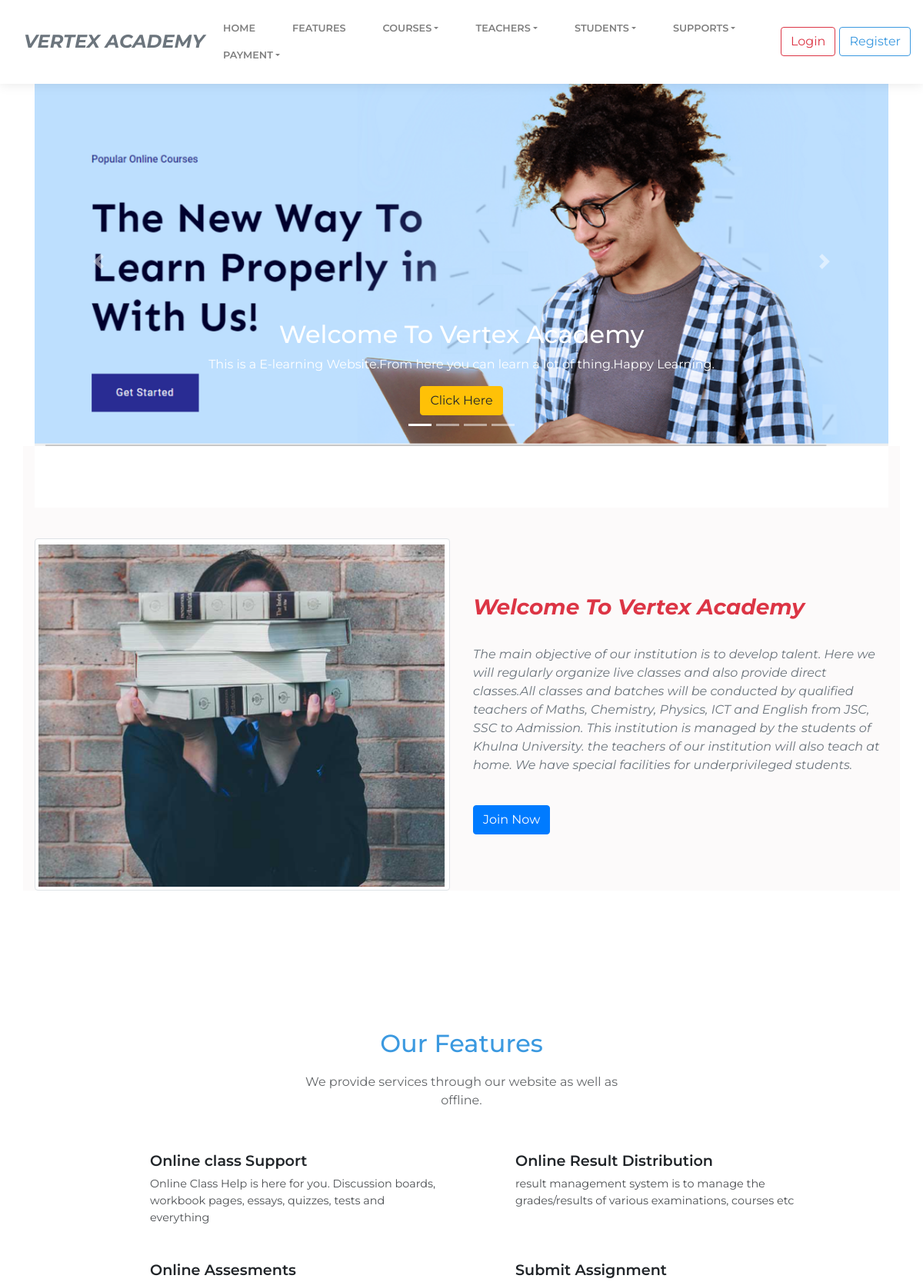
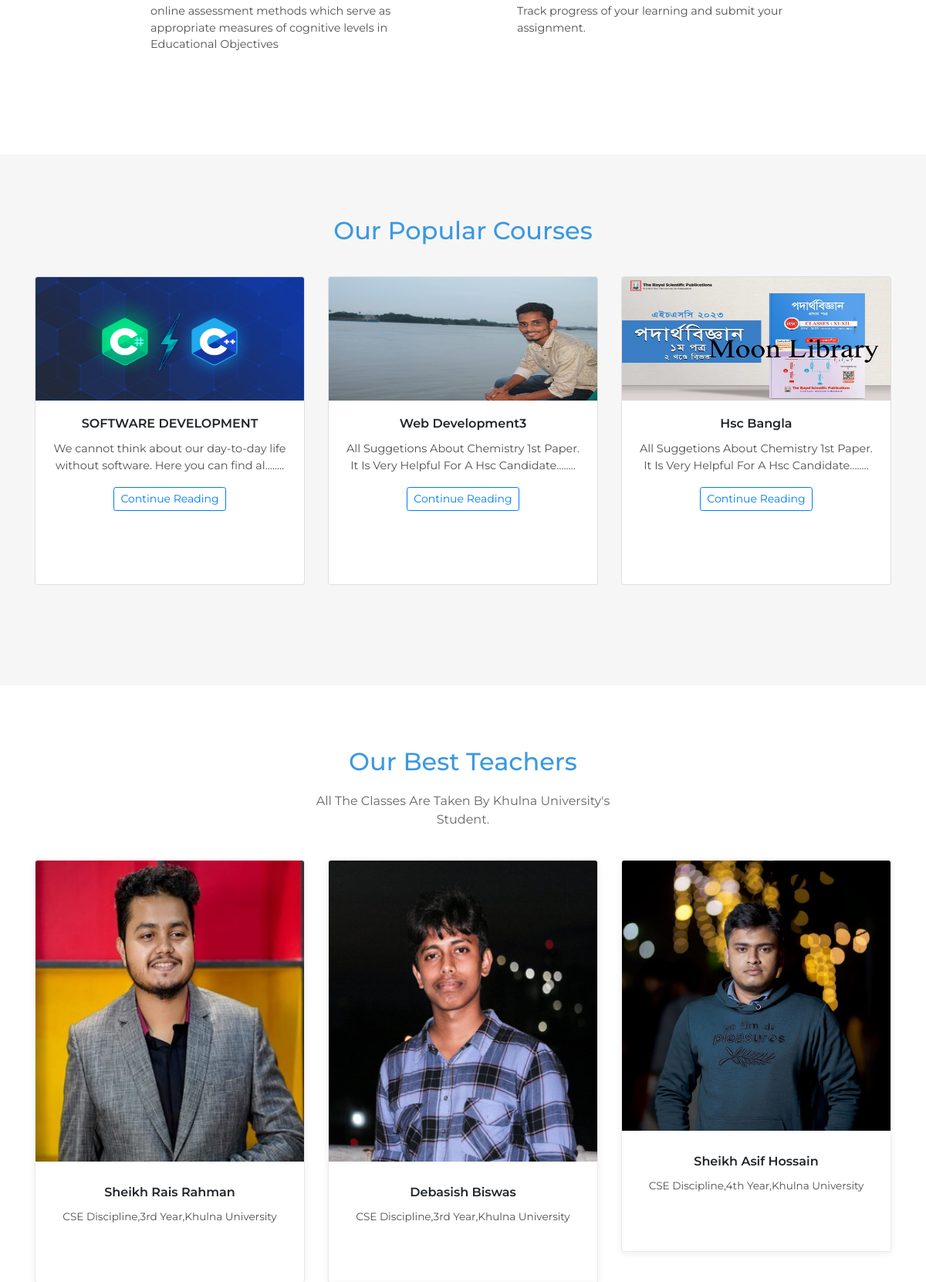
The page / (upper part) on the database its author committed (2 pictures, top to bottom).
### tables this page shows
CREATE TABLE `course_list` (
  `course_id` int(255) NOT NULL,
  `course_image` varchar(255) NOT NULL,
  `course_name` varchar(255) NOT NULL,
  `course_desc` text NOT NULL,
  `course_category` varchar(255) NOT NULL,
  `timeStamp` datetime NOT NULL DEFAULT current_timestamp(),
  `price` varchar(255) NOT NULL
);

CREATE TABLE `teacher_list` (
  `teacher_id` int(255) NOT NULL,
  `teacher_image` varchar(255) NOT NULL,
  `teacher_name` varchar(255) NOT NULL,
  `teacher_desc` text NOT NULL,
  `timeStamp` datetime NOT NULL DEFAULT current_timestamp()
);

### index.php (the view, shortened to what this page needs)
<!DOCTYPE html>
<html>
<head>
    <link rel="stylesheet" href="assets/bootstrap/css/bootstrap.min.css">
    <link rel="stylesheet" href="https://cdnjs.cloudflare.com/ajax/libs/font-awesome/4.7.0/css/font-awesome.min.css">
    <link rel="stylesheet" href="https://cdnjs.cloudflare.com/ajax/libs/simple-line-icons/2.4.1/css/simple-line-icons.min.css">
    <link rel="stylesheet" href="https://cdnjs.cloudflare.com/ajax/libs/baguettebox.js/1.10.0/baguetteBox.min.css">
    <link rel="stylesheet" href="assets/css/styles.min.css">
    <link rel="stylesheet" href="https://cdn.jsdelivr.net/npm/bootstrap-icons@1.9.1/font/bootstrap-icons.css">
    <link rel="stylesheet" href="assets/css/style.css">
</head>
<body>
   <?php include './partials/connect.php';?>
    <?php include './header.php';?>
    <main class="page landing-page">
            <div class=" container margincs">
                <div class="carousel slide d-none d-sm-block" data-ride="carousel" id="demo" style="width:100%">
                   <ul class="carousel-indicators">
                       <li data-target="#demo" data-slide-to="0" class="active"></li>
                       <li data-target="#demo" data-slide-to="1"></li>
                       <li data-target="#demo" data-slide-to="2"></li>
                       <li data-target="#demo" data-slide-to="3"></li>
                   </ul>
                   <div class="carousel-inner">
                       <div class="carousel-item active">
                           <img src="assets/img/img_slider1.png" alt="" class="img-fluid">
                            <div class="carousel-caption d-none d-md-block">
                               <h2>Welcome To Vertex Academy</h2>
                               <p>This is a E-learning Website.From here you can learn a lot of thing.Happy Learning.</p>
                               <a href="#" class="btn btn-warning">Click Here</a>
                           </div>
                       </div>
                   </div>
                        <a href="#demo" class="carousel-control-prev" data-slide="prev">
                            <span class="carousel-control-prev-icon"></span>
                        </a>
                          <a href="#demo" class="carousel-control-next" data-slide="next">
                            <span class="carousel-control-next-icon"></span>
                        </a>
                </div>
            </div>
        <section class="clean-block ">
            <div class="container text-info" style="background-color: #fcfafa;">
                <div class="block-heading" style="background-color: #ffffff;">
                </div>
                <div class="row text-danger align-items-center">
                    <div class="col-md-6"><img class="img-thumbnail" src="assets/img/Screenshot%202022-08-04%20001457.png"></div>
                    <div class="col-md-6">
                        <h3><strong><em>Welcome To Vertex Academy</em></strong></h3>
                        <div class="getting-started-info">
                            <p class="text-muted"><br><em>The main objective of our institution is to develop talent. Here we will regularly organize live classes and also provide direct classes.All classes and batches will be conducted by qualified teachers of Maths, Chemistry, Physics, ICT and English from JSC, SSC to Admission. This institution is managed by the students of Khulna University. the teachers of our institution
                        will also teach at home. We have special facilities for underprivileged students.</em><br><br></p>
                        </div><a href="registrations.php"><button class="btn btn-primary" type="button">Join Now</button></a></div>
                </div>
            </div>
        </section>
        <section class="clean-block features">
           <div class="container">
          <div class="block-heading">
            <h2 class="text-info">Our Features</h2>
            <p>We provide services through our website as well as offline.</p>
          </div>
          <div class="row justify-content-center">
            <div class="col-md-5 feature-box">
              <h4>Online class Support</h4>
              <p>
                Online Class Help is here for you. Discussion boards, workbook
                pages, essays, quizzes, tests and everything
              </p>
            </div>
            <div class="col-md-5 feature-box">
              <h4>Online Result Distribution</h4>
              <p>
                result management system is to manage the grades/results of
                various examinations, courses etc
              </p>
            </div>
            <div class="col-md-5 feature-box">
              <h4>Online Assesments</h4>
              <p>
                online assessment methods which serve as appropriate measures of
                cognitive levels in Educational Objectives
              </p>
            </div>
            <div class="col-md-5 feature-box">
              <h4>Submit Assignment</h4>
              <p>Track progress of your learning and submit your assignment.</p>
            </div>
          </div>
        </div>
        </section>
        <section class="clean-block clean-services dark">
            <div class="container">
                <div class="block-heading">
                    <h2 class="text-info">Our Popular Courses</h2>
                </div>
                <div class="row">
                   <?php
                    $sql= "SELECT * FROM `course_list` ";
                    $result = mysqli_query($con,$sql);
                    if($result){
                      while($row=mysqli_fetch_assoc($result)){
                           $id = $row['course_id'];
                          $course_category=$row['course_category'];
                           $course_image = $row['course_image'];
                            $img = 'uploaded_img/'.$course_image;
                           $course_name = $row['course_name'];
                           $course_desc = $row['course_desc'];
                          if($course_category=='website_show'){
                                 echo ' <div class="col-md-6 col-lg-4">
                        <div class="card" style="height:25rem;"><img class="card-img-top w-100 d-block" style="height:10rem;" src='.$img.'>
                            <div class="card-body">
                                <h4 class="card-title">'.$course_name.'</h4>
                                <p class="card-text">'.substr($course_desc,0,80).'........</p>
                                <a class="btn btn-outline-primary btn-sm" href="course_inside.php?course_id='.$id.'" role="button">Continue Reading</a>
                            </div>
                        </div>
                        </div>';
                          }
                      }
                    }
                ?>
                    </div>
                </div>
        </section>
        <section class="clean-block about-us">
            <div class="container">
                <div class="block-heading">
                    <h2 class="text-info">Our Best Teachers</h2>
                    <p>All The Classes Are Taken By Khulna University's Student.</p>
                </div>
                <div class="row justify-content-center">
                   <?php
                    $sql= "SELECT * FROM `teacher_list`";
                    $result = mysqli_query($con,$sql);
                    if($result){
                      while($row=mysqli_fetch_assoc($result)){
                           $teacher_image = $row['teacher_image'];
                          $img = 'uploaded_img/'.$teacher_image;
                           $teacher_name = $row['teacher_name'];
                           $teacher_desc = $row['teacher_desc'];
                           echo '   <div class="col-sm-6 col-lg-4">
                        <div class="card clean-card text-center"><img class="card-img-top w-100 d-block" src='.$img.'>
                            <div class="card-body info">
                                <h4 class="card-title">'.$teacher_name.'</h4>
                                <p class="card-text">'.$teacher_desc.'</p>
                                <div class="icons"><a href="#"><i class="icon-social-facebook"></i></a><a href="#"><i class="icon-social-instagram"></i></a><a href="#"><i class="icon-social-twitter"></i></a></div>
                            </div>
                        </div>
                    </div>';
                      }
                    }
                ?>
                </div>
            </div>
        </section>
    </main>
   <?php include './footer.php';?>
</body>
</html>

### assets/css/style.css (style rules this page uses)
.margincs { margin-top: 20px; }

### rows shown on the page
course_list: course_image (picture), course_name "SOFTWARE DEVELOPMENT", course_desc "We cannot think about our day-to-day life without software. Here you can find al"
course_list: course_image (picture), course_name "Web Development3", course_desc "All Suggetions About Chemistry 1st Paper. It Is Very Helpful For A Hsc Candidate"
course_list: course_image (picture), course_name "Hsc Bangla", course_desc "All Suggetions About Chemistry 1st Paper. It Is Very Helpful For A Hsc Candidate"
teacher_list: teacher_image (picture), teacher_name "Sheikh Rais Rahman", teacher_desc "CSE Discipline,3rd Year,Khulna University"
teacher_list: teacher_image (picture), teacher_name "Debasish Biswas", teacher_desc "CSE Discipline,3rd Year,Khulna University"
teacher_list: teacher_image (picture), teacher_name "Sheikh Asif Hossain", teacher_desc "CSE Discipline,4th Year,Khulna University"
